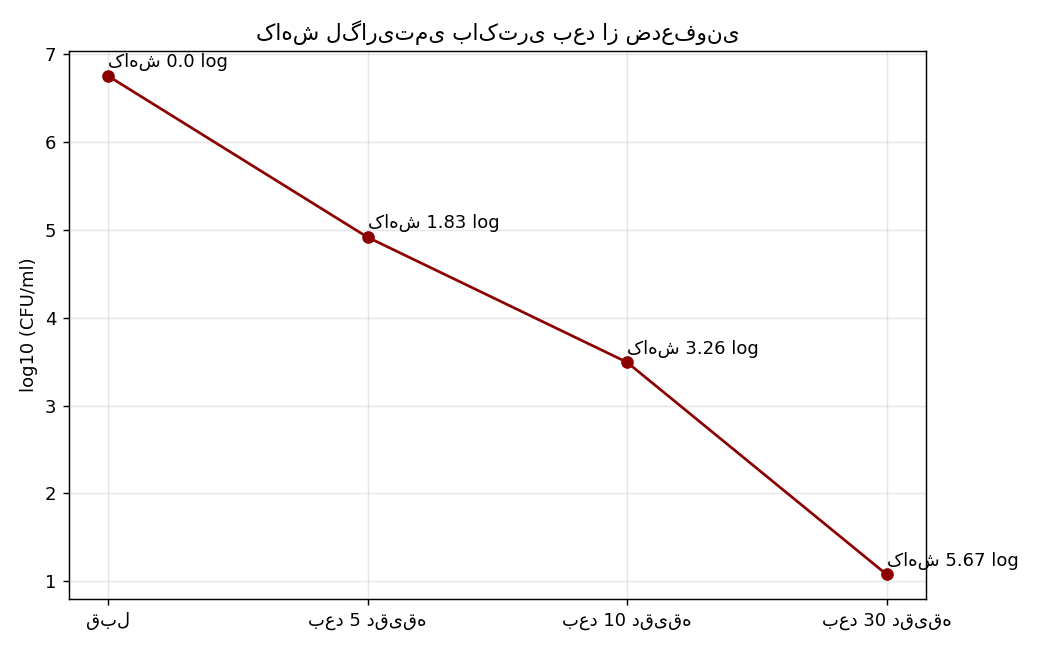

Generate this figure with Python:
# disinfectant-log-reduction.py
# محاسبه log reduction بعد از استفاده از ضدعفونی‌کننده

import numpy as np
import pandas as pd
import matplotlib.pyplot as plt

# داده‌های قبل و بعد ضدعفونی (CFU/ml)
times = ['قبل', 'بعد 5 دقیقه', 'بعد 10 دقیقه', 'بعد 30 دقیقه']
counts_before = 5.6e6
counts_after = [5.6e6, 8.2e4, 3.1e3, 1.2e1]  # کاهش شدید

df = pd.DataFrame({
    'زمان': times,
    'CFU_ml': counts_after
})

# محاسبه log10
df['log_CFU'] = np.log10(df['CFU_ml'])

# log reduction نسبت به قبل
df['log_reduction'] = np.log10(counts_before) - df['log_CFU']

print(df[['زمان', 'CFU_ml', 'log_reduction']])

# نمودار
plt.figure(figsize=(8, 5))
plt.plot(df['زمان'], df['log_CFU'], marker='o', linestyle='-', color='darkred')
plt.title('کاهش لگاریتمی باکتری بعد از ضدعفونی')
plt.ylabel('log10 (CFU/ml)')
plt.grid(True, alpha=0.3)

for i, txt in enumerate(df['log_reduction'].round(2)):
    plt.annotate(f'کاهش {txt} log', (df['زمان'][i], df['log_CFU'][i]+0.1))

plt.tight_layout()
plt.savefig('log-reduction-disinfectant.png', dpi=130)
plt.show()
